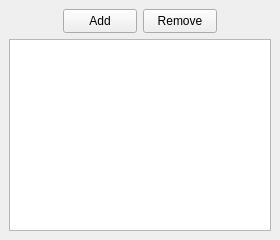
  <widget class="QDockWidget" name="dockWidget">
   <property name="minimumSize">
    <size>
     <width>280</width>
     <height>234</height>
    </size>
   </property>
   <property name="maximumSize">
    <size>
     <width>524287</width>
     <height>524287</height>
    </size>
   </property>
   <property name="features">
    <set>QDockWidget::DockWidgetFloatable|QDockWidget::DockWidgetMovable</set>
   </property>
   <property name="windowTitle">
    <string>Projects</string>
   </property>
   <attribute name="dockWidgetArea">
    <number>1</number>
   </attribute>
   <widget class="QWidget" name="dockWidgetContents">
    <layout class="QGridLayout" name="gridLayout_8">
     <item row="0" column="0">
      <layout class="QGridLayout" name="gridLayout_6">
       <item row="0" column="0">
        <layout class="QGridLayout" name="gridLayout">
         <item row="0" column="5">
          <spacer name="horizontalSpacer_2">
           <property name="orientation">
            <enum>Qt::Horizontal</enum>
           </property>
           <property name="sizeHint" stdset="0">
            <size>
             <width>36</width>
             <height>20</height>
            </size>
           </property>
          </spacer>
         </item>
         <item row="0" column="0">
          <spacer name="horizontalSpacer">
           <property name="orientation">
            <enum>Qt::Horizontal</enum>
           </property>
           <property name="sizeHint" stdset="0">
            <size>
             <width>36</width>
             <height>20</height>
            </size>
           </property>
          </spacer>
         </item>
         <item row="0" column="1" colspan="2">
          <widget class="QPushButton" name="addProject">
           <property name="sizePolicy">
            <sizepolicy hsizetype="MinimumExpanding" vsizetype="Expanding">
             <horstretch>0</horstretch>
             <verstretch>0</verstretch>
            </sizepolicy>
           </property>
           <property name="minimumSize">
            <size>
             <width>74</width>
             <height>24</height>
            </size>
           </property>
           <property name="maximumSize">
            <size>
             <width>74</width>
             <height>24</height>
            </size>
           </property>
           <property name="text">
            <string>Add</string>
           </property>
          </widget>
         </item>
         <item row="0" column="3" colspan="2">
          <widget class="QPushButton" name="removeProject">
           <property name="minimumSize">
            <size>
             <width>74</width>
             <height>24</height>
            </size>
           </property>
           <property name="maximumSize">
            <size>
             <width>74</width>
             <height>24</height>
            </size>
           </property>
           <property name="text">
            <string>Remove</string>
           </property>
          </widget>
         </item>
        </layout>
       </item>
       <item row="1" column="0">
        <widget class="QTreeWidget" name="treeWidget">
         <property name="sizePolicy">
          <sizepolicy hsizetype="Expanding" vsizetype="Expanding">
           <horstretch>0</horstretch>
           <verstretch>0</verstretch>
          </sizepolicy>
         </property>
         <property name="editTriggers">
          <set>QAbstractItemView::DoubleClicked|QAbstractItemView::EditKeyPressed|QAbstractItemView::SelectedClicked</set>
         </property>
         <property name="showDropIndicator" stdset="0">
          <bool>true</bool>
         </property>
         <property name="dragEnabled">
          <bool>false</bool>
         </property>
         <property name="rootIsDecorated">
          <bool>true</bool>
         </property>
         <attribute name="headerVisible">
          <bool>false</bool>
         </attribute>
         <column>
          <property name="text">
           <string notr="true">1</string>
          </property>
         </column>
        </widget>
       </item>
      </layout>
     </item>
    </layout>
   </widget>
  </widget>
